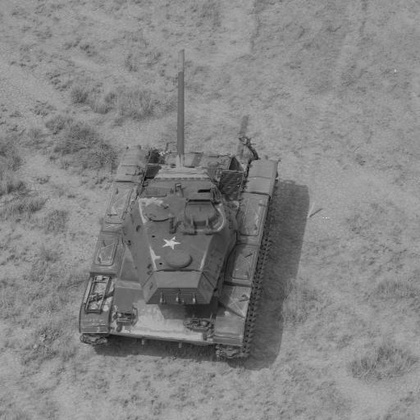
%> input picture 现代数字图像处理技术提高及应用案例详解(Matlab版)----源码/3.5 图像压缩技术及其实现/tank.JPG, 420 x 420 px, shrunk from 512 x 512 before the run
$ octave ex3.m   (GNU Octave 9; MATLAB toolbox functions it lacks are replaced by stand-ins)
%> lines starting %> are read from the running program, lines starting %| are printed output that depends on the picture
### 现代数字图像处理技术提高及应用案例详解(Matlab版)----源码/3.5 图像压缩技术及其实现/hundungen.m
function e=hundungen(M,N,key0)
% 功能：产生混沌序列
for(i=1:200)
key0=3.925*key0*(1-key0);
end
key1=3.925;
for(i=1:M)
    for(j=1:N)
       key0=key1*key0*(1-key0);
       a(i,j)=key0;
    end
end
key3=0.2;
key2=3.925;
for(i=1:M)
    for(j=1:N)
        key3=key2*key3*(1-key3);
        b(i,j)=key3;
    end
end
key4=0.3;
key2=3.925;
for(i=1:M)
    for(j=1:N)
        key4=key2*key4*(1-key4);
        c(i,j)=key4;
    end
end
t=0.4;
w0=0.2;
w1=0.5;
w2=0.3;
w=(1-t)^2*w0+2*t*(1-t)*w1+t^2*w2;
for(i=1:M)
   for(j=1:N)
        P(i,j)=(1-t)^2*a(i,j)*w0+2*t*(1-t)*b(i,j)*w1+t^2*c(i,j)*w2;
   %    d(i,j)=P(i,j)/w;
   d(i,j)=P(i,j);
    end
end
x=d;
e=round(x*255);
end

### 现代数字图像处理技术提高及应用案例详解(Matlab版)----源码/3.5 图像压缩技术及其实现/ex3.m
%该程序针对图像近似系数和高频系数进行加密，以达到加密的效果
clear all;
t0 = clock;              %测试程序运行时间
im=imread('tank.jpg');
%> im is the input picture: size 420x420x3 uint8; min 7, max 209, mean 132.4
im1=rgb2gray(im);       %图像灰度化
im1=medfilt2(im1,[3 3]);  %图像平滑处理
figure;
imshow(im1);
title('灰度化处理');
im1=double(im1);
%> im1: size 420x420 double
%小波变换，获取图像的低频高频系数
[ca1,ch1,cv1,cd1]=dwt2(im1,'bior3.7');
figure(3);
subplot(231);
imshow(ca1,[]);
title('图像近似');
subplot(232);
imshow(ch1);
title('低频水平分量');
subplot(233);
imshow(cv1);
title('低频垂直分量');
subplot(234);
imshow(cd1),;
title('高频分量');
%%%%%%以下为混沌加密算法%%%%%%
[M,N]=size(ca1);
%> M = 217; N = 217
e=hundungen(M,N,0.1);
%> after the loop in hundungen, `for(i=1:M)`:
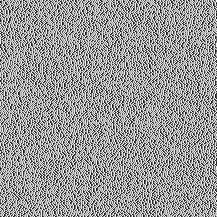
%> a: size 217x217 double; min 0.0722, max 0.981, mean 0.597
%> after the loop in hundungen, `for(i=1:M)`:
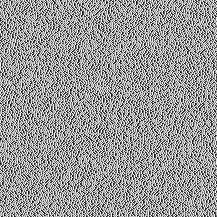
%> b: size 217x217 double; min 0.0722, max 0.981, mean 0.597; mean of the top-left, top-right, bottom-left and bottom-right quarters 0.598, 0.598, 0.596, 0.598
%> after the loop in hundungen, `for(i=1:M)`:
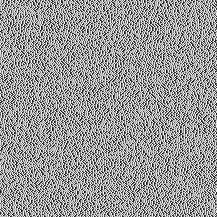
%> c: size 217x217 double; min 0.0722, max 0.981, mean 0.596
%> after the loop in hundungen, `for(i=1:M)`:
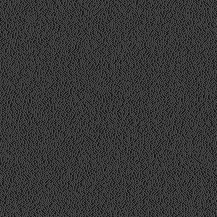
%> P: size 217x217 double; min 0.0263, max 0.353, mean 0.215
tt=0.1;
fca1=mod(tt*ca1+(1-tt)*e,256);
subplot(235);
imshow(fca1,[]);
title('加密');
im2=idwt2(ca1,ch1,cv1,cd1,'bior3.7');
figure(4);
imshow(uint8(im2),[]);
title('灰度图像小波重构');
im3=idwt2(fca1,ch1,cv1,cd1,'bior3.7');
figure(5);
imshow(uint8(im3),[]);
title('加密图像小波重构');
%%%%%%以下为混沌解密算法%%%%%%
e=hundungen(M,N,0.1);
[fca1,ch1,cv1,cd1]=dwt2(im3,'bior3.7');
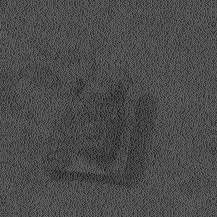
%> fca1: size 217x217 double; min 11.19, max 119.3, mean 76; mean of the top-left, top-right, bottom-left and bottom-right quarters 76.6, 77.6, 74.7, 75
fca2=(fca1-(1-tt)*e)/tt;
im4=idwt2(fca2,ch1,cv1,cd1,'bior3.7');
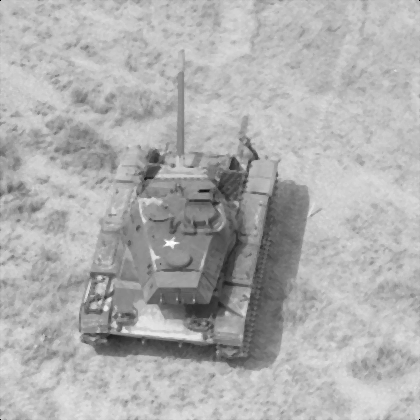
%> im4: size 420x420 double; min -3.73e-14, max 193, mean 132.6; drawn with min black and max white
figure(6);
imshow(uint8(im4),[]);
title('解密图像小波重构');
%置乱后图像的均值
figure(7);
subplot(221)
imhist(uint8(im1));
title('初始图像的直方图');
subplot(222)
imhist(uint8(fca1));
title('ca1系数加密之后的直方图');
subplot(223)
imhist(uint8(im3));
title('加密之后的直方图');
subplot(224)
imhist(uint8(im4));
title('解密之后的直方图');
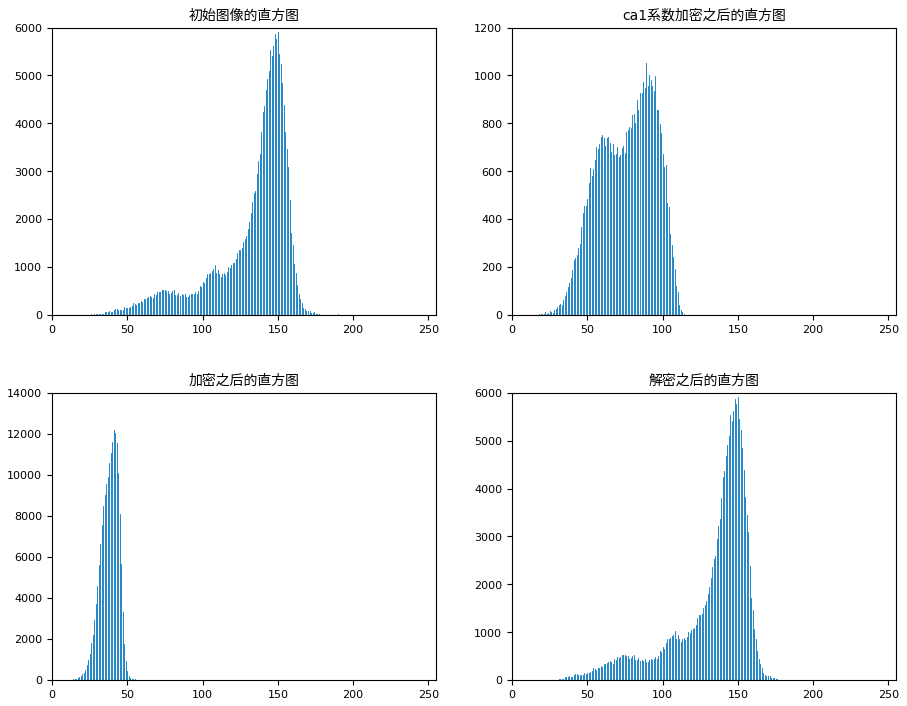
%> figure redrawn from the program's plot data, 4 panels; panel 1: highest point at x = 150, y = 5905; panel 2: highest point at x = 89, y = 1052; panel 3: highest point at x = 41, y = 12194
ssy=sum(sum(im3));
%> ssy = 6687362.2
%置乱后图像的均值
uy=ssy/(M*N);
%> uy = 142
vy=sum(sum((im3-uy)^2));
%> vy = 8.03e+11
ssx=sum(sum(im1));
%> ssx = 23382549
%原图像的均值
ux=ssx/(M*N);
%> ux = 496.6
vx=sum(sum((im1-ux)^2));
%> vx = 9.82e+12
Variancey=vy/uy; %置乱后图像的方差
%> Variancey = 5.65e+09
Variancex=vx/ux; %原图像的方差
%> Variancex = 1.98e+10
%置乱度
DDD=Variancey/Variancex;
%> DDD = 0.286
etime(clock,t0)
